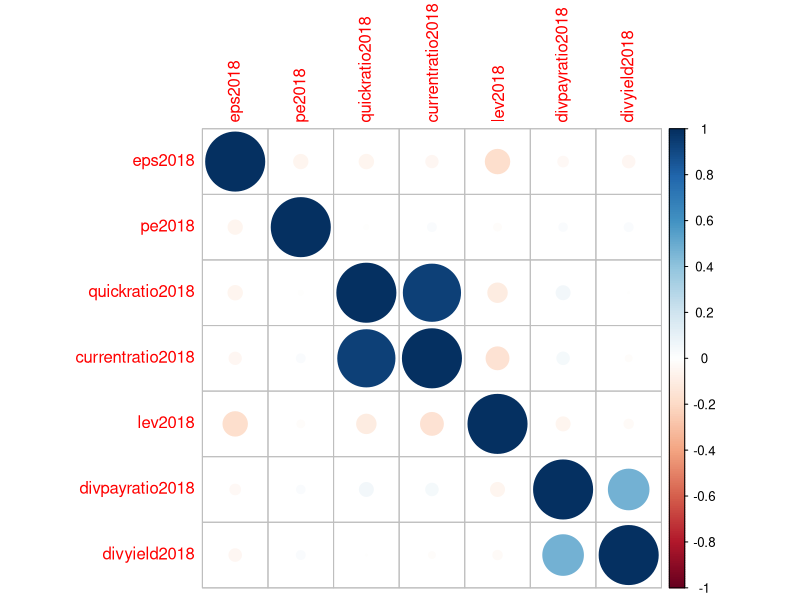

This figure's R source: (Note: this script raises an error after producing the figure.)
install.packages(c("readxl", "psych", "corrplot", "ggplot2", "GGally", "dplyr")) # chỉ cần chạy 1 lần

library(readxl)
library(psych)
library(corrplot)
library(ggplot2)
library(GGally)
library(dplyr)

# Đọc dữ liệu từ file Excel
data <- read_excel("raw_data-1.xlsx")

# Chọn các biến cần thiết
vars <- data %>% select(eps2018, pe2018, quickratio2018, currentratio2018, lev2018, divpayratio2018, divyield2018)

# Thống kê mô tả
desc_stats <- describe(vars)
print(desc_stats)

# Hệ số tương quan
cor_matrix <- cor(vars, use = "complete.obs")
corrplot(cor_matrix, method = "circle")

# Biểu đồ: EPS và dividend payout
ggplot(data, aes(x = eps, y = divpayratio)) +
  geom_point() +
  geom_smooth(method = "lm") +
  theme_minimal()

# Ma trận scatterplot
ggpairs(vars)
